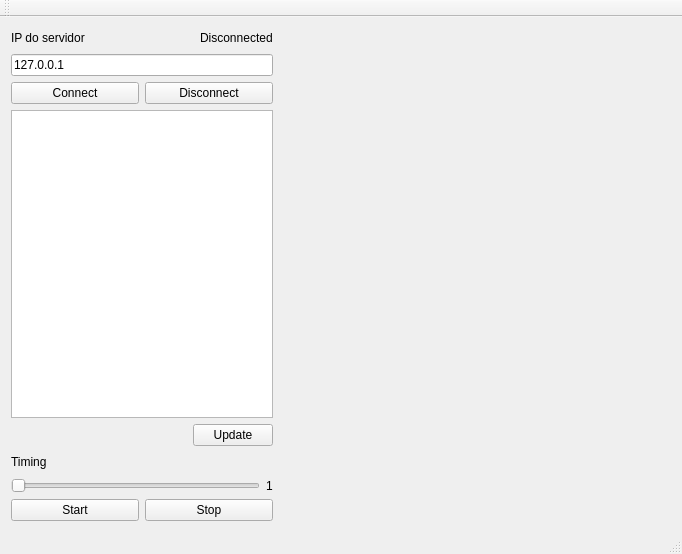
<?xml version="1.0" encoding="UTF-8"?>
<ui version="4.0">
 <class>MainWindow</class>
 <widget class="QMainWindow" name="MainWindow">
  <property name="geometry">
   <rect>
    <x>0</x>
    <y>0</y>
    <width>682</width>
    <height>554</height>
   </rect>
  </property>
  <property name="windowTitle">
   <string>MainWindow</string>
  </property>
  <widget class="QWidget" name="centralWidget">
   <layout class="QHBoxLayout" name="horizontalLayout_8">
    <item>
     <layout class="QHBoxLayout" name="horizontalLayout_7" stretch="40,60">
      <item>
       <layout class="QVBoxLayout" name="verticalLayout">
        <item>
         <layout class="QHBoxLayout" name="horizontalLayout_6">
          <item>
           <widget class="QLabel" name="labelIP">
            <property name="text">
             <string>IP do servidor</string>
            </property>
           </widget>
          </item>
          <item>
           <spacer name="horizontalSpacer_2">
            <property name="orientation">
             <enum>Qt::Orientation::Horizontal</enum>
            </property>
            <property name="sizeHint" stdset="0">
             <size>
              <width>40</width>
              <height>20</height>
             </size>
            </property>
           </spacer>
          </item>
          <item>
           <widget class="QLabel" name="labelConnection">
            <property name="text">
             <string>Disconnected</string>
            </property>
           </widget>
          </item>
         </layout>
        </item>
        <item>
         <widget class="QLineEdit" name="lineEditIP">
          <property name="text">
           <string>127.0.0.1</string>
          </property>
         </widget>
        </item>
        <item>
         <layout class="QHBoxLayout" name="horizontalLayout_5">
          <item>
           <widget class="QPushButton" name="pushButtonConnect">
            <property name="text">
             <string>Connect</string>
            </property>
           </widget>
          </item>
          <item>
           <widget class="QPushButton" name="pushButtonDisconnect">
            <property name="text">
             <string>Disconnect</string>
            </property>
           </widget>
          </item>
         </layout>
        </item>
        <item>
         <widget class="QListWidget" name="listWidget"/>
        </item>
        <item>
         <layout class="QHBoxLayout" name="horizontalLayout">
          <item>
           <spacer name="horizontalSpacer_3">
            <property name="orientation">
             <enum>Qt::Orientation::Horizontal</enum>
            </property>
            <property name="sizeHint" stdset="0">
             <size>
              <width>40</width>
              <height>20</height>
             </size>
            </property>
           </spacer>
          </item>
          <item>
           <widget class="QPushButton" name="pushButtonUpdate">
            <property name="text">
             <string>Update</string>
            </property>
           </widget>
          </item>
         </layout>
        </item>
        <item>
         <layout class="QHBoxLayout" name="horizontalLayout_2">
          <item>
           <widget class="QLabel" name="label">
            <property name="text">
             <string>Timing</string>
            </property>
           </widget>
          </item>
          <item>
           <spacer name="horizontalSpacer">
            <property name="orientation">
             <enum>Qt::Orientation::Horizontal</enum>
            </property>
            <property name="sizeHint" stdset="0">
             <size>
              <width>40</width>
              <height>20</height>
             </size>
            </property>
           </spacer>
          </item>
         </layout>
        </item>
        <item>
         <layout class="QHBoxLayout" name="horizontalLayout_3">
          <item>
           <widget class="QSlider" name="horizontalSliderTiming">
            <property name="minimum">
             <number>1</number>
            </property>
            <property name="maximum">
             <number>5</number>
            </property>
            <property name="orientation">
             <enum>Qt::Orientation::Horizontal</enum>
            </property>
           </widget>
          </item>
          <item>
           <widget class="QLabel" name="label_2">
            <property name="text">
             <string>1</string>
            </property>
           </widget>
          </item>
         </layout>
        </item>
        <item>
         <layout class="QHBoxLayout" name="horizontalLayout_4">
          <item>
           <widget class="QPushButton" name="pushButtonStart">
            <property name="text">
             <string>Start</string>
            </property>
           </widget>
          </item>
          <item>
           <widget class="QPushButton" name="pushButtonStop">
            <property name="text">
             <string>Stop</string>
            </property>
           </widget>
          </item>
         </layout>
        </item>
       </layout>
      </item>
      <item>
       <widget class="Plotter" name="widget" native="true"/>
      </item>
     </layout>
    </item>
   </layout>
  </widget>
  <widget class="QMenuBar" name="menuBar">
   <property name="geometry">
    <rect>
     <x>0</x>
     <y>0</y>
     <width>682</width>
     <height>21</height>
    </rect>
   </property>
  </widget>
  <widget class="QToolBar" name="mainToolBar">
   <attribute name="toolBarArea">
    <enum>TopToolBarArea</enum>
   </attribute>
   <attribute name="toolBarBreak">
    <bool>false</bool>
   </attribute>
  </widget>
  <widget class="QStatusBar" name="statusBar"/>
 </widget>
 <layoutdefault spacing="6" margin="11"/>
 <customwidgets>
  <customwidget>
   <class>Plotter</class>
   <extends>QWidget</extends>
   <header>plotter.h</header>
   <container>1</container>
   <slots>
    <slot>setTiming()</slot>
   </slots>
  </customwidget>
 </customwidgets>
 <resources/>
 <connections>
  <connection>
   <sender>pushButtonUpdate</sender>
   <signal>clicked()</signal>
   <receiver>MainWindow</receiver>
   <slot>updateList()</slot>
   <hints>
    <hint type="sourcelabel">
     <x>208</x>
     <y>424</y>
    </hint>
    <hint type="destinationlabel">
     <x>120</x>
     <y>426</y>
    </hint>
   </hints>
  </connection>
  <connection>
   <sender>pushButtonConnect</sender>
   <signal>clicked()</signal>
   <receiver>MainWindow</receiver>
   <slot>tcpConnect()</slot>
   <hints>
    <hint type="sourcelabel">
     <x>86</x>
     <y>118</y>
    </hint>
    <hint type="destinationlabel">
     <x>135</x>
     <y>57</y>
    </hint>
   </hints>
  </connection>
  <connection>
   <sender>pushButtonDisconnect</sender>
   <signal>clicked()</signal>
   <receiver>MainWindow</receiver>
   <slot>tpcDisconnect()</slot>
   <hints>
    <hint type="sourcelabel">
     <x>230</x>
     <y>129</y>
    </hint>
    <hint type="destinationlabel">
     <x>249</x>
     <y>44</y>
    </hint>
   </hints>
  </connection>
  <connection>
   <sender>pushButtonStart</sender>
   <signal>clicked()</signal>
   <receiver>MainWindow</receiver>
   <slot>start()</slot>
   <hints>
    <hint type="sourcelabel">
     <x>124</x>
     <y>513</y>
    </hint>
    <hint type="destinationlabel">
     <x>154</x>
     <y>461</y>
    </hint>
   </hints>
  </connection>
  <connection>
   <sender>pushButtonStop</sender>
   <signal>clicked()</signal>
   <receiver>MainWindow</receiver>
   <slot>stop()</slot>
   <hints>
    <hint type="sourcelabel">
     <x>228</x>
     <y>508</y>
    </hint>
    <hint type="destinationlabel">
     <x>245</x>
     <y>452</y>
    </hint>
   </hints>
  </connection>
  <connection>
   <sender>horizontalSliderTiming</sender>
   <signal>valueChanged(int)</signal>
   <receiver>widget</receiver>
   <slot>setTiming()</slot>
   <hints>
    <hint type="sourcelabel">
     <x>88</x>
     <y>482</y>
    </hint>
    <hint type="destinationlabel">
     <x>505</x>
     <y>406</y>
    </hint>
   </hints>
  </connection>
  <connection>
   <sender>horizontalSliderTiming</sender>
   <signal>valueChanged(int)</signal>
   <receiver>label_2</receiver>
   <slot>setNum(int)</slot>
   <hints>
    <hint type="sourcelabel">
     <x>169</x>
     <y>481</y>
    </hint>
    <hint type="destinationlabel">
     <x>267</x>
     <y>479</y>
    </hint>
   </hints>
  </connection>
  <connection>
   <sender>listWidget</sender>
   <signal>itemSelectionChanged()</signal>
   <receiver>MainWindow</receiver>
   <slot>updateData()</slot>
   <hints>
    <hint type="sourcelabel">
     <x>81</x>
     <y>324</y>
    </hint>
    <hint type="destinationlabel">
     <x>19</x>
     <y>414</y>
    </hint>
   </hints>
  </connection>
 </connections>
 <slots>
  <slot>updateList()</slot>
  <slot>tcpConnect()</slot>
  <slot>tpcDisconnect()</slot>
  <slot>stop()</slot>
  <slot>start()</slot>
  <slot>updateData()</slot>
 </slots>
</ui>
